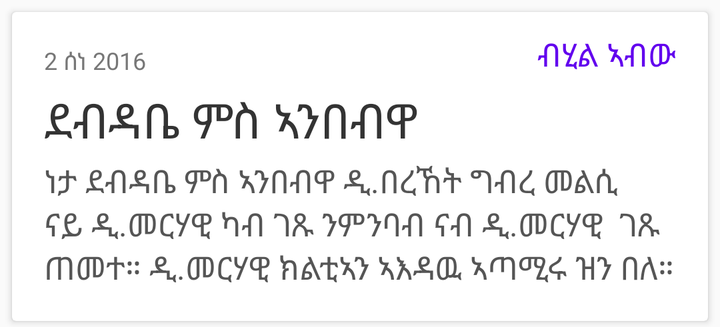
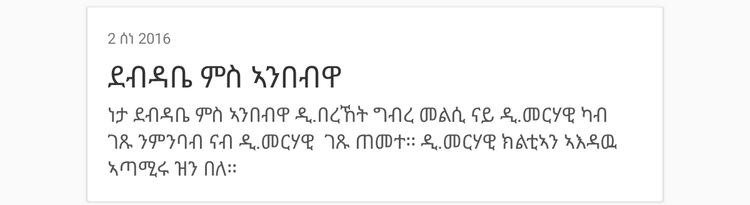

An Android layout and its configuration variant, each rendered on a device that would load it. The default file and the variant file are quoted in full after the pictures.
<!-- AndroidManifest.xml: application theme AppTheme -->
<!-- res/layout/recycler_layout.xml -->
<?xml version="1.0" encoding="utf-8"?>
<LinearLayout xmlns:android="http://schemas.android.com/apk/res/android"
    android:layout_width="match_parent"
    android:layout_height="wrap_content"
    xmlns:tool="http://schemas.android.com/apk/res-auto"
    xmlns:app="http://schemas.android.com/tools"
    tool:layout_collapseParallaxMultiplier="1.0"
    android:background="?android:attr/selectableItemBackground">

    <android.support.v7.widget.CardView
        android:id="@+id/cardView"
        android:layout_width="match_parent"
        android:layout_height="wrap_content"
        android:layout_marginEnd="@dimen/material_6"
        android:layout_marginStart="@dimen/material_6"
        android:layout_marginTop="@dimen/material_6"
        android:layout_marginBottom="@dimen/material_3"
        android:foreground="?attr/selectableItemBackground">
        <RelativeLayout
            android:layout_width="match_parent"
            android:layout_height="wrap_content">
        <ImageView
            android:id="@+id/img"
            android:layout_width="match_parent"
            android:layout_height="220dp"
            android:src="@drawable/w"
            android:scaleType="fitXY"
            android:background="#CCC"
            android:visibility="gone"/>
        <TextView
            android:id="@+id/dateCreated"
            android:layout_width="wrap_content"
            android:layout_height="wrap_content"
            android:text="2 ሰነ 2016"
            android:textSize="12sp"
            android:textStyle="normal"
            android:layout_below="@id/img"
            android:paddingStart="16dp"
            android:paddingEnd="16dp"
            android:paddingTop="@dimen/material_16"
            android:paddingBottom="@dimen/material_3"
            android:textColor="#777"
            android:transitionName="date"
            android:layout_alignParentLeft="true"/>
        <TextView
            android:id="@+id/categoryName"
            android:layout_width="wrap_content"
            android:layout_height="wrap_content"
            android:text="ብሂል ኣብው"
            android:textSize="16sp"
            android:textStyle="normal"
            android:layout_below="@id/img"
            android:textColor="@color/colorPrimary"
            android:paddingStart="16dp"
            android:paddingEnd="16dp"
            android:paddingTop="10dp"
            android:paddingBottom="@dimen/material_6"
            android:layout_alignParentRight="true"/>
        <TextView
            android:id="@+id/title"
            android:layout_width="match_parent"
            android:layout_height="wrap_content"
            android:text="ደብዳቤ ምስ ኣንበብዋ"
            android:textSize="24sp"
            android:textStyle="normal"
            android:layout_below="@id/dateCreated"
            android:paddingStart="16dp"
            android:paddingEnd="16dp"
            android:paddingTop="@dimen/material_2"
            android:paddingBottom="@dimen/material_2"
            android:transitionName="title"/>
        <TextView
            android:id="@+id/subtitle"
            android:layout_width="match_parent"
            android:layout_height="wrap_content"
            android:text="ነታ ደብዳቤ ምስ ኣንበብዋ ዲ.በረኸት ግብረ መልሲ ናይ ዲ.መርሃዊ ካብ ገጹ ንምንባብ ናብ ዲ.መርሃዊ  ገጹ ጠመተ። ዲ.መርሃዊ ክልቲኣን ኣእዳዉ ኣጣሚሩ ዝን በለ።"
            android:textSize="16sp"
            android:textStyle="normal"
            android:layout_below="@id/title"
            android:paddingTop="1dp"
            android:paddingBottom="@dimen/material_16"
            android:paddingStart="@dimen/material_16"
            android:paddingEnd="@dimen/material_16"
            android:textColor="#555" />

            
                
                
                
                
                
                
                
                
                
                
                
                
                
            
                
                
                
                
                
                
                
                
                
                
                
                
        
            
            
            
            
            
            
            
            
            
            
    </RelativeLayout>
    </android.support.v7.widget.CardView>

</LinearLayout>
<!-- resources referenced by this layout -->
<resources>
  <dimen name="material_16">16dp</dimen>
  <dimen name="material_2">2dp</dimen>
  <dimen name="material_3">3dp</dimen>
  <dimen name="material_6">6dp</dimen>
  <!-- drawable w: jpg bitmap (drawable, 187201 bytes) -->
  <style name="AppTheme" parent="Theme.AppCompat.Light.NoActionBar">
          
          <item name="colorPrimaryDark">@color/colorPrimaryDark</item>
          <item name="colorPrimary">@color/colorPrimary</item>
          <item name="android:textColor">#333</item>
          <item name="android:actionMenuTextColor">#FFF</item>
          <item name="colorAccent">@color/colorAccent</item>
          <item name="android:itemBackground">#FCFCFC</item>
          <item name="android:actionBarStyle">@style/MyActionBar</item>
          
          <item name="drawerArrowStyle">@style/DrawerIcon</item>
          <item name="android:textColorSecondary">@color/white</item>
      </style>
  <style name="MyActionBar" parent="Base.ThemeOverlay.AppCompat.ActionBar">
          <item name="titleTextColor">@android:color/white</item>
          <item name="android:color">@android:color/white</item>
      </style>
  <style name="DrawerIcon" parent="Widget.AppCompat.DrawerArrowToggle">
          <item name="color">@android:color/white</item>
      </style>
</resources>
<!-- res/layout-sw600dp/recycler_layout.xml (the repository's variant of the layout above) -->
<!-- drawn on a 7-inch tablet held upright -->
<?xml version="1.0" encoding="utf-8"?>
<LinearLayout xmlns:android="http://schemas.android.com/apk/res/android"
    android:layout_width="match_parent"
    android:layout_height="wrap_content"
    xmlns:tool="http://schemas.android.com/apk/res-auto"
    tool:layout_collapseParallaxMultiplier="1.0"
    android:layout_marginStart="64dp"
    android:layout_marginLeft="64dp"
    android:layout_marginEnd="64dp"
    android:layout_marginRight="64dp"
    android:background="?android:attr/selectableItemBackground">

    <android.support.v7.widget.CardView
        android:id="@+id/cardView"
        android:layout_width="match_parent"
        android:layout_height="wrap_content"
        android:layout_marginEnd="@dimen/material_6"
        android:layout_marginStart="@dimen/material_6"
        android:layout_marginTop="@dimen/material_6"
        android:layout_marginBottom="@dimen/material_3"
        android:foreground="?attr/selectableItemBackground">
        <RelativeLayout
            android:layout_width="match_parent"
            android:layout_height="wrap_content">
        <ImageView
            android:id="@+id/img"
            android:layout_width="match_parent"
            android:layout_height="250dp"
            android:src="@drawable/w"
            android:scaleType="fitXY"
            android:visibility="gone"/>
        <TextView
            android:id="@+id/dateCreated"
            android:layout_width="match_parent"
            android:layout_height="wrap_content"
            android:text="2 ሰነ 2016"
            android:textSize="12sp"
            android:textStyle="normal"
            android:layout_below="@id/img"
            android:paddingStart="16dp"
            android:paddingEnd="16dp"
            android:paddingTop="@dimen/material_16"
            android:paddingBottom="@dimen/material_3"
            android:textColor="#777"/>
        <TextView
            android:id="@+id/title"
            android:layout_width="match_parent"
            android:layout_height="wrap_content"
            android:text="ደብዳቤ ምስ ኣንበብዋ"
            android:textSize="24sp"
            android:textStyle="normal"
            android:layout_below="@id/dateCreated"
            android:paddingStart="16dp"
            android:paddingEnd="16dp"
            android:paddingTop="@dimen/material_2"
            android:paddingBottom="@dimen/material_2"/>
        <TextView
            android:id="@+id/subtitle"
            android:layout_width="match_parent"
            android:layout_height="wrap_content"
            android:text="ነታ ደብዳቤ ምስ ኣንበብዋ ዲ.በረኸት ግብረ መልሲ ናይ ዲ.መርሃዊ ካብ ገጹ ንምንባብ ናብ ዲ.መርሃዊ  ገጹ ጠመተ። ዲ.መርሃዊ ክልቲኣን ኣእዳዉ ኣጣሚሩ ዝን በለ።"
            android:textSize="16sp"
            android:textStyle="normal"
            android:layout_below="@id/title"
            android:paddingTop="1dp"
            android:paddingBottom="@dimen/material_16"
            android:paddingStart="@dimen/material_16"
            android:paddingEnd="@dimen/material_16"
            android:textColor="#555" />

            
                
                
                
                
                
                
                
                
                
                
                
                
                
            
                
                
                
                
                
                
                
                
                
                
                
                
        
            
            
            
            
            
            
            
            
            
            
    </RelativeLayout>
    </android.support.v7.widget.CardView>

</LinearLayout>
